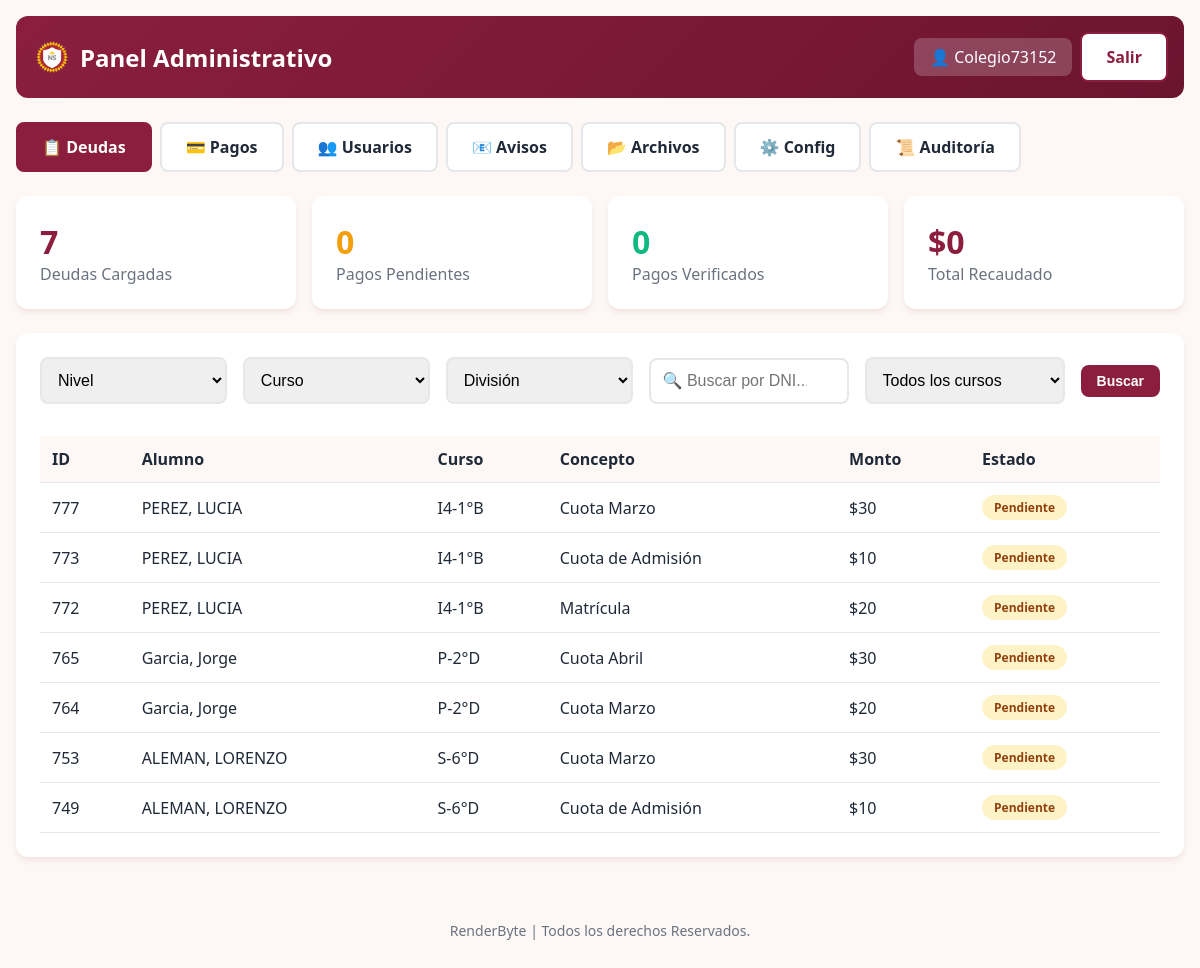
The page /admin-panel/ (signed in) on the database its author committed.
### portal/models.py (models this page shows, shortened)
class RegistroDeuda(models.Model):
    ESTADO_CHOICES = [
        ('pendiente', 'Pendiente'),
        ('comprobante_enviado', 'Comprobante Enviado'),
        ('pago_verificado', 'Pago Verificado'),
        ('pagado', 'Pagado'),
        ('parcial', 'Pago Parcial'),
        ('no_corresponde', 'No Corresponde'),
    ]
    alumno = models.ForeignKey(Alumno, on_delete=models.CASCADE, related_name='deudas')
    concepto = models.ForeignKey(ConceptoDeuda, on_delete=models.PROTECT, related_name='registros')
    monto = models.DecimalField(max_digits=12, decimal_places=2)
    estado = models.CharField(max_length=20, choices=ESTADO_CHOICES, default='pendiente')
    periodo = models.CharField(max_length=20, blank=True, help_text="Ej: 2024-03")
    fecha_vencimiento = models.DateField(null=True, blank=True)
    fecha_pago = models.DateField(null=True, blank=True)
    observaciones = models.TextField(blank=True)
    class Meta:
        ordering = ['concepto__orden', 'concepto__codigo']
        verbose_name = "Registro de Deuda"
        verbose_name_plural = "Registros de Deuda"

class Alumno(models.Model):
    documento = models.BigIntegerField(primary_key=True, verbose_name="DNI Alumno")
    apellido = models.CharField(max_length=100)
    nombres = models.CharField(max_length=100)
    fecha_nacimiento = models.DateField(null=True, blank=True)
    sexo = models.CharField(max_length=1, blank=True)
    nivel = models.CharField(max_length=10, blank=True, verbose_name="Nivel (I5/P/S)")
    curso = models.CharField(max_length=10, blank=True)
    division = models.CharField(max_length=10, blank=True)
    direccion = models.CharField(max_length=200, blank=True)
    telefono1 = models.CharField(max_length=50, blank=True)
    telefono2 = models.CharField(max_length=50, blank=True)
    email = models.EmailField(blank=True)
    barrio = models.CharField(max_length=100, blank=True)
    padre_nombre = models.CharField(max_length=150, blank=True, verbose_name="Nombre del Padre")
    padre_dni = models.BigIntegerField(null=True, blank=True, db_index=True, verbose_name="DNI Padre")
    padre_direccion = models.CharField(max_length=200, blank=True)
    padre_telefono1 = models.CharField(max_length=50, blank=True)
    padre_telefono2 = models.CharField(max_length=50, blank=True)
    padre_email = models.EmailField(blank=True)
    madre_nombre = models.CharField(max_length=150, blank=True, verbose_name="Nombre de la Madre")
    madre_dni = models.BigIntegerField(null=True, blank=True, db_index=True, verbose_name="DNI Madre")
    madre_direccion = models.CharField(max_length=200, blank=True)
    madre_telefono1 = models.CharField(max_length=50, blank=True)
    madre_telefono2 = models.CharField(max_length=50, blank=True)
    madre_email = models.EmailField(blank=True)
    tutor_nombre = models.CharField(max_length=150, blank=True, verbose_name="Nombre del Tutor")
    tutor_dni = models.BigIntegerField(null=True, blank=True, db_index=True, verbose_name="DNI Tutor")
    tutor_direccion = models.CharField(max_length=200, blank=True)
    tutor_telefono1 = models.CharField(max_length=50, blank=True)
    tutor_telefono2 = models.CharField(max_length=50, blank=True)
    tutor_email = models.EmailField(blank=True)
    familia = models.IntegerField(default=0, help_text="ID de grupo familiar")
    recargo = models.BooleanField(default=False)
    saldo_moroso = models.DecimalField(max_digits=12, decimal_places=2, default=0,
                                        verbose_name="Saldo Total Adeudado")
    class Meta:
        ordering = ['apellido', 'nombres']
        verbose_name = "Alumno"
        verbose_name_plural = "Alumnos"
    @property
    def nombre_completo(self):
        return f"{self.apellido}, {self.nombres}"
    @property
    def curso_completo(self):
        if self.nivel and self.curso and self.division:
            return f"{self.nivel}-{self.curso}°{self.division}"
        elif self.curso and self.division:
            return f"{self.curso}°{self.division}"
        return self.curso or ""

class ConceptoDeuda(models.Model):
    codigo = models.CharField(max_length=50, unique=True)
    nombre = models.CharField(max_length=150)
    orden = models.IntegerField(default=0, help_text="Orden para mostrar en la vista")
    class Meta:
        ordering = ['orden', 'codigo']
        verbose_name = "Concepto de Deuda"
        verbose_name_plural = "Conceptos de Deuda"

### portal/views.py (the view)
    def wrapper(request, *args, **kwargs):
        if not request.user.is_authenticated:
            return redirect('portal:login')
        if not hasattr(request.user, 'perfil') or not request.user.perfil.es_admin:
            messages.error(request, 'No tiene permisos para acceder a esta sección.')
            return redirect('portal:portal_padre')
        return view_func(request, *args, **kwargs)

### portal/models.py (called while the page is built)
    @property
    def es_admin(self):
        return self.rol == 'admin'

### portal/views.py (called while the page is built)
def admin_required(view_func):
    def wrapper(request, *args, **kwargs):
        if not request.user.is_authenticated:
            return redirect('portal:login')
        if not hasattr(request.user, 'perfil') or not request.user.perfil.es_admin:
            messages.error(request, 'No tiene permisos para acceder a esta sección.')
            return redirect('portal:portal_padre')
        return view_func(request, *args, **kwargs)
    return wrapper

### portal/templates/portal/admin/deudas_final.html (shortened to what this page needs)
{% extends 'portal/admin/base_admin.html' %}
{% block admin_content %}
<div class="stats-grid">
    <div class="stat-card">
        <h3>{{ deudas_count }}</h3>
        <p>Deudas Cargadas</p>
    </div>
    <div class="stat-card">
        <h3 style="color:var(--warning)">{{ pagos_pendientes }}</h3>
        <p>Pagos Pendientes</p>
    </div>
    <div class="stat-card">
        <h3 style="color:var(--success)">{{ pagos_verificados }}</h3>
        <p>Pagos Verificados</p>
    </div>
    <div class="stat-card">
        <h3>${{ total_recaudado|floatformat:0 }}</h3>
        <p>Total Recaudado</p>
    </div>
</div>
<div class="card">
    <form method="GET" class="filters" style="display:flex;gap:1rem;flex-wrap:wrap;align-items:center">
        <select name="nivel" onchange="this.form.submit()" style="flex:1;min-width:150px">
            <option value="">Nivel</option>
        </select>
        <select name="curso" onchange="this.form.submit()" style="flex:1;min-width:150px">
            <option value="">Curso</option>
        </select>
        <select name="division" onchange="this.form.submit()" style="flex:1;min-width:150px">
            <option value="">División</option>
        </select>
        <div style="flex:1;min-width:200px;position:relative">
            <input type="text" name="dni" value="{{ dni_filter|default:'' }}" placeholder="🔍 Buscar por DNI..."
                style="width:100%;padding-right:2.5rem" onkeypress="if(event.key==='Enter'){this.form.submit()}">
        </div>
        <select name="estado" onchange="this.form.submit()" style="flex:1;min-width:200px">
            <option value="">Todos los cursos</option>
        </select>
        <button type="submit" class="btn btn-primary btn-sm">Buscar</button>
    </form>
    <div class="table-responsive">
        <table>
            <thead>
                <tr>
                    <th>ID</th>
                    <th>Alumno</th>
                    <th>Curso</th>
                    <th>Concepto</th>
                    <th>Monto</th>
                    <th>Estado</th>
                </tr>
            </thead>
            <tbody>
                {% for deuda in deudas %}
                <tr>
                    <td>{{ deuda.id }}</td>
                    <td>{{ deuda.alumno.nombre_completo }}</td>
                    <td>{{ deuda.alumno.curso_completo }}</td>
                    <td>{{ deuda.concepto.nombre }}</td>
                    <td>${{ deuda.monto|floatformat:0 }}</td>
                    <td>
                        {% if deuda.estado == 'pendiente' %}
                        <span class="badge badge-pending">Pendiente</span>
                        {% elif deuda.estado == 'comprobante_enviado' %}
                        <span class="badge badge-sent">Comprobante Enviado</span>
                        {% elif deuda.estado == 'pago_verificado' %}
                        <span class="badge badge-verified">Pago Verificado</span>
                        {% else %}
                        <span class="badge">{{ deuda.get_estado_display }}</span>
                        {% endif %}
                    </td>
                </tr>
                {% empty %}
                <tr>
                    <td colspan="6" style="text-align:center;padding:2rem;color:var(--text-light)">
                        No se encontraron deudas con los filtros seleccionados
                    </td>
                </tr>
                {% endfor %}
            </tbody>
        </table>
    </div>
</div>
{% endblock %}

### portal/templates/portal/admin/base_admin.html (shortened to what this page needs)
{% extends 'portal/base.html' %}
{% load static %}
{% block content %}
<div class="container">
    <div class="header">
        <h1>
            <img src="{% static 'portal/img/logo_nuevo_siglo.png' %}" alt="Logo" class="logo"
                onerror="this.style.display='none'">
            Panel Administrativo
        </h1>
        <div class="header-actions">
            <span class="user-info">👤 {{ request.user.get_full_name|default:request.user.username }}</span>
            <a href="{% url 'portal:logout' %}" class="btn btn-outline" style="background:white">Salir</a>
        </div>
    </div>
    <div class="tabs">
        <a href="{% url 'portal:admin_deudas' %}" class="tab {% if active_tab == 'deudas' %}active{% endif %}">📋
            Deudas</a>
        <a href="{% url 'portal:admin_pagos' %}" class="tab {% if active_tab == 'pagos' %}active{% endif %}">💳
            Pagos</a>
        <a href="{% url 'portal:admin_usuarios' %}" class="tab {% if active_tab == 'usuarios' %}active{% endif %}">👥
            Usuarios</a>
        <a href="{% url 'portal:admin_avisos' %}" class="tab {% if active_tab == 'avisos' %}active{% endif %}">📧
            Avisos</a>
        <a href="{% url 'portal:admin_archivos' %}" class="tab {% if active_tab == 'archivos' %}active{% endif %}">📂
            Archivos</a>
        <a href="{% url 'portal:admin_config' %}" class="tab {% if active_tab == 'config' %}active{% endif %}">⚙️
            Config</a>
        <a href="{% url 'portal:admin_auditoria' %}" class="tab {% if active_tab == 'auditoria' %}active{% endif %}">📜
            Auditoría</a>
    </div>
    {% block admin_content %}{% endblock %}
</div>
<footer style="text-align: center; padding: 2rem; color: var(--text-light); font-size: 0.875rem;">
    <p><a href="https://renderbyte.net" target="_blank" style="color: inherit; text-decoration: none;">RenderByte |
            Todos los derechos Reservados.</a></p>
</footer>
{% endblock %}

### portal/templates/portal/base.html (style rules this page uses)
:root { --primary: #8B1E3F; --primary-dark: #6B1430; --secondary: #FFC107; --accent-orange: #FF8C00; --accent-blue: #4ECDC4; --danger: #dc2626; --warning: #f59e0b; --success: #10b981; --bg: #FDF8F5; --card: #ffffff; --text: #1f2937; --text-light: #6b7280; --border: #e5e7eb; --shadow: 0 4px 6px -1px rgba(139, 30, 63, 0.1); }
* { box-sizing: border-box; margin: 0; padding: 0; }
body { font-family: 'Segoe UI', system-ui, sans-serif; background: var(--bg); color: var(--text); min-height: 100vh; }
.container { max-width: 1200px; margin: 0 auto; padding: 1rem; }
.card { background: var(--card); border-radius: 12px; box-shadow: var(--shadow); padding: 1.5rem; margin-bottom: 1rem; }
.btn { display: inline-flex; align-items: center; gap: 0.5rem; padding: 0.75rem 1.5rem; border: none; border-radius: 8px; font-size: 1rem; font-weight: 600; cursor: pointer; transition: all 0.2s; text-decoration: none; }
.btn-primary { background: var(--primary); color: white; }
.btn-outline { background: transparent; border: 2px solid var(--primary); color: var(--primary); }
.btn-sm { padding: 0.5rem 1rem; font-size: 0.875rem; }
input, select, textarea { width: 100%; padding: 0.75rem; border: 2px solid var(--border); border-radius: 8px; font-size: 1rem; transition: border-color 0.2s; }
table { width: 100%; border-collapse: collapse; margin-top: 1rem; }
th, td { padding: 0.75rem; text-align: left; border-bottom: 1px solid var(--border); }
th { background: var(--bg); font-weight: 600; position: sticky; top: 0; }
.badge { display: inline-block; padding: 0.25rem 0.75rem; border-radius: 9999px; font-size: 0.75rem; font-weight: 600; }
.badge-pending { background: #fef3c7; color: #92400e; }
.header { background: linear-gradient(135deg, var(--primary), var(--primary-dark)); color: white; padding: 1rem; margin-bottom: 1.5rem; border-radius: 12px; display: flex; justify-content: space-between; align-items: center; flex-wrap: wrap; gap: 1rem; }
.header h1 { font-size: 1.5rem; display: flex; align-items: center; gap: 0.5rem; }
.header-actions { display: flex; gap: 0.5rem; align-items: center; }
.user-info { background: rgba(255, 255, 255, 0.2); padding: 0.5rem 1rem; border-radius: 8px; }
.logo { width: 40px; height: 40px; border-radius: 50%; object-fit: cover; }
.table-responsive { overflow-x: auto; }
.stats-grid { display: grid; grid-template-columns: repeat(auto-fit, minmax(200px, 1fr)); gap: 1rem; margin-bottom: 1.5rem; }
.stat-card { background: var(--card); padding: 1.5rem; border-radius: 12px; box-shadow: var(--shadow); }
.stat-card h3 { font-size: 2rem; color: var(--primary); }
.stat-card p { color: var(--text-light); }
.tabs { display: flex; gap: 0.5rem; margin-bottom: 1.5rem; flex-wrap: wrap; }
.tab { padding: 0.75rem 1.5rem; background: var(--card); border: 2px solid var(--border); border-radius: 8px; cursor: pointer; font-weight: 600; transition: all 0.2s; text-decoration: none; color: var(--text); }
.tab.active { background: var(--primary); color: white; border-color: var(--primary); }
.filters { display: grid; grid-template-columns: repeat(auto-fit, minmax(150px, 1fr)); gap: 1rem; margin-bottom: 1rem; }

### rows shown on the page
RegistroDeuda: id "777", alumno.nombre_completo "PEREZ, LUCIA", alumno.curso_completo "I4-1°B", concepto.nombre "Cuota Marzo", monto "30", estado "Pendiente"
RegistroDeuda: id "773", alumno.nombre_completo "PEREZ, LUCIA", alumno.curso_completo "I4-1°B", concepto.nombre "Cuota de Admisión", monto "10", estado "Pendiente"
RegistroDeuda: id "772", alumno.nombre_completo "PEREZ, LUCIA", alumno.curso_completo "I4-1°B", concepto.nombre "Matrícula", monto "20", estado "Pendiente"
RegistroDeuda: id "765", alumno.nombre_completo "Garcia, Jorge", alumno.curso_completo "P-2°D", concepto.nombre "Cuota Abril", monto "30", estado "Pendiente"
RegistroDeuda: id "764", alumno.nombre_completo "Garcia, Jorge", alumno.curso_completo "P-2°D", concepto.nombre "Cuota Marzo", monto "20", estado "Pendiente"
RegistroDeuda: id "753", alumno.nombre_completo "ALEMAN, LORENZO", alumno.curso_completo "S-6°D", concepto.nombre "Cuota Marzo", monto "30", estado "Pendiente"
RegistroDeuda: id "749", alumno.nombre_completo "ALEMAN, LORENZO", alumno.curso_completo "S-6°D", concepto.nombre "Cuota de Admisión", monto "10", estado "Pendiente"

### other values the page prints
{{ request.user.get_full_name|default:request.user.username }} "Colegio73152"
{{ deudas_count }} "7"
{{ pagos_pendientes }} "0"
{{ pagos_verificados }} "0"
{{ total_recaudado|floatformat:0 }} "0"
